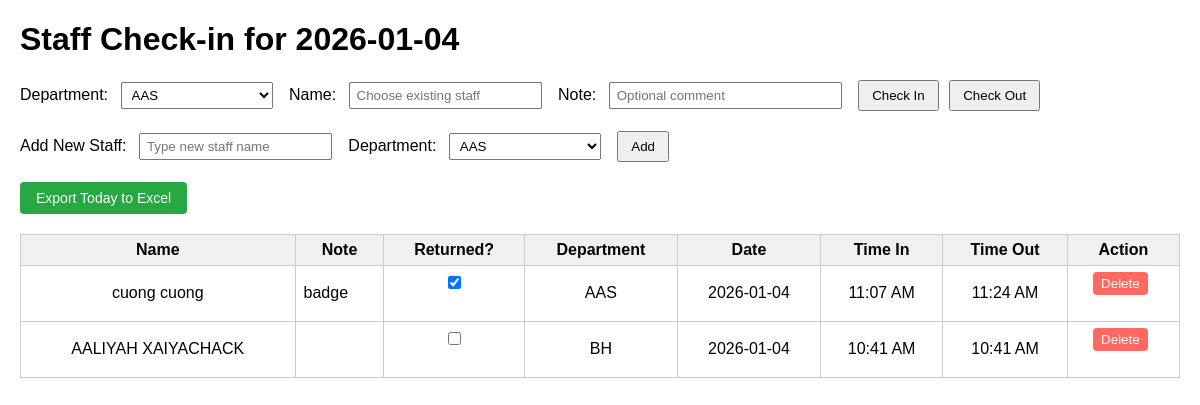
Before: / with the older database file.
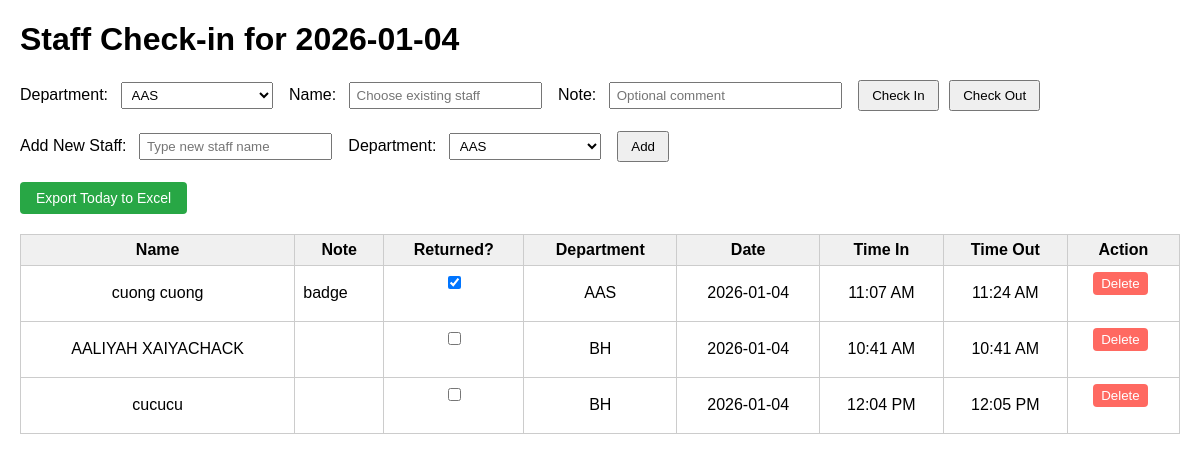
After: the same page with the newer database file.
### app.py (models this page shows)
class CheckIn(db.Model):
    id = db.Column(db.Integer, primary_key=True)
    staff_id = db.Column(db.Integer, db.ForeignKey("staff.id"), nullable=False)
    time_in = db.Column(db.DateTime, nullable=False)
    time_out = db.Column(db.DateTime, nullable=True)
    note = db.Column(db.String(255))   # 🆕 Ghi chú
    returned_item = db.Column(db.Boolean, default=False, nullable=False)
    staff = db.relationship("Staff", backref=db.backref("checkins", lazy=True))

class Staff(db.Model):
    __tablename__ = "staff"
    id = db.Column(db.Integer, primary_key=True)
    name = db.Column(db.String(120), nullable=False)
    department = db.Column(db.String(120), nullable=False)

### app.py (the view, shortened to what this page needs)
@app.route("/", methods=["GET", "POST"])
def index():
    today = today_seattle()
    start = datetime.combine(today, datetime.min.time())
    end = datetime.combine(today, datetime.max.time())
    records = (
        CheckIn.query.join(Staff)
        .filter(CheckIn.time_in >= start, CheckIn.time_in <= end)
        .order_by(
            Staff.department.asc(),
            Staff.name.asc(),
            CheckIn.time_in.asc(),
        )
        .all()
    )
    db_names = [n for (n,) in db.session.query(Staff.name).distinct().all()]
    staff_list = sorted(set(ALLOWED_STAFF_NAMES + db_names), key=str.lower)
    return render_template(
        "index.html",
        records=records,
        today=today,
        departments=DEPARTMENTS,
        staff_list=staff_list,
    )

### app.py (called while the page is built)
def now_seattle_naive():
    return datetime.now(SEA_TZ).replace(tzinfo=None)

def today_seattle():
    return now_seattle_naive().date()

### templates/index.html (shortened to what this page needs)
<!DOCTYPE html>
<html lang="en">
<head>
</head>
<body>
  <h1>Staff Check-in for {{ today }}</h1>
  <form method="POST" action="{{ url_for('index') }}">
    <label>Department:</label>
    <select name="department">
      {% for d in departments %}
        <option value="{{ d }}">{{ d }}</option>
      {% endfor %}
    </select>
    <label>Name:</label>
    <input type="text" name="name" list="staffNames" placeholder="Choose existing staff">
    <label>Note:</label>
    <input type="text" name="note" size="25" placeholder="Optional comment">
    <button type="submit" name="action" value="in">Check In</button>
    <button type="submit" name="action" value="out">Check Out</button>
  </form>
  <form method="POST" action="{{ url_for('add_staff_db') }}">
    <label>Add New Staff:</label>
    <input type="text" name="new_staff_name" placeholder="Type new staff name" required>
    <label>Department:</label>
    <select name="department" required>
      {% for d in departments %}
        <option value="{{ d }}">{{ d }}</option>
      {% endfor %}
    </select>
    <button type="submit">Add</button>
  </form>
  <form action="{{ url_for('export_excel') }}" method="get" style="margin-top: 10px;">
    <button type="submit" style="
        background-color: #28a745;
        color: white;
        border: none;
        padding: 8px 16px;
        border-radius: 4px;
        cursor: pointer;
        font-size: 14px;
    ">
        Export Today to Excel
    </button>
  </form>
  <table>
    <thead>
      <tr>
        <th>Name</th>
        <th>Note</th>
        <th>Returned?</th>
        <th>Department</th>
        <th>Date</th>
        <th>Time In</th>
        <th>Time Out</th>
        <th>Action</th>
      </tr>
    </thead>
    <tbody>
      {% for r in records %}
        <tr>
          <td>{{ r.staff.name }}</td>
          <td class="note-cell {% if (r.note and r.note.strip()) and (not r.returned_item) %}not-returned{% endif %}">
            {{ r.note or "" }}
          </td>
          <td>
            <form method="post" action="{{ url_for('toggle_returned', checkin_id=r.id) }}">
              <input
                type="checkbox"
                onchange="this.form.submit()"
                {% if r.returned_item %}checked{% endif %}
              >
            </form>
          </td>
          <td>{{ r.staff.department }}</td>
          <td>
            {% if r.time_in %}
              {{ r.time_in.strftime("%Y-%m-%d") }}
            {% else %}
              -
            {% endif %}
          </td>
          <td>
            {% set ti = r.time_in_local if r.time_in_local else r.time_in %}
            {% if ti %}
              {{ ti.strftime("%I:%M %p") }}
            {% else %}
              -
            {% endif %}
          </td>
          <td>
            {% set to = r.time_out_local if r.time_out_local else r.time_out %}
            {% if to %}
              {{ to.strftime("%I:%M %p") }}
            {% else %}
              -
            {% endif %}
          </td>
          <td>
            <form method="post"
                  action="{{ url_for('delete_record', record_id=r.id) }}"
                  onsubmit="return confirm('Are you sure you want to delete this record?');">
              <button type="submit"
                      style="background-color:#ff6961; color:white; padding:4px 8px; border:none; border-radius:4px; cursor:pointer;">
                Delete
              </button>
            </form>
          </td>
        </tr>
      {% endfor %}
    </tbody>
  </table>
</body>
</html>

Changed rows visible on the page:
added CheckIn: staff.name "cucucu", staff.department "BH", time_in "2026-01-04", strftime "12:04 PM", strftime "12:05 PM"
